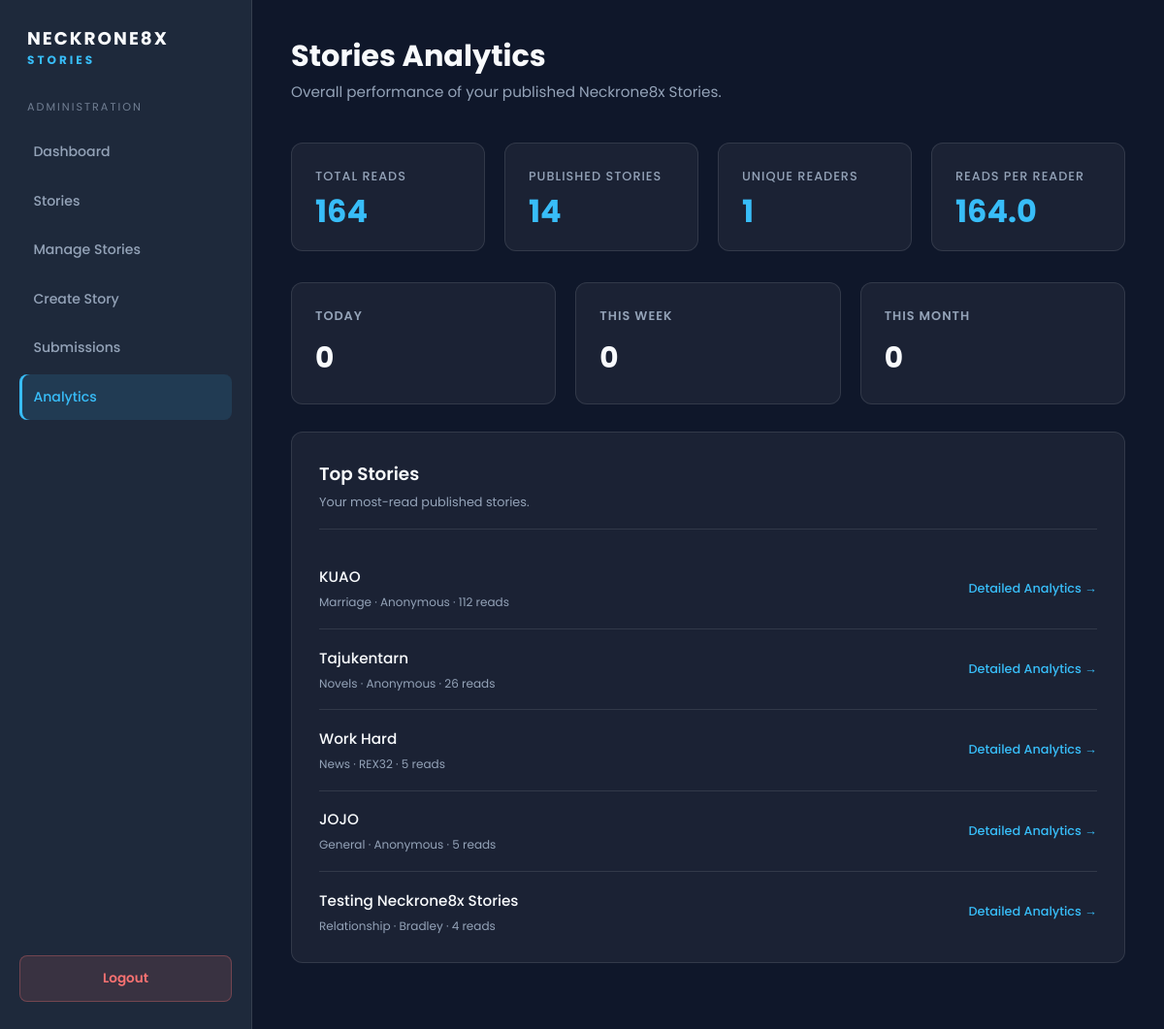
The page /admin/analytics (signed in) on the database its author committed.
### app.py (models this page shows)
class Story(db.Model):
    __tablename__ = "stories"
    id = db.Column(db.Integer, primary_key=True)
    title = db.Column(db.String(200), nullable=False)
    slug = db.Column(db.String(220), unique=True, nullable=False)
    category = db.Column(db.String(100), nullable=False, default="General")
    content = db.Column(db.Text, nullable=False)
    author = db.Column(db.String(100), nullable=False, default="Anonymous")
    cover_image = db.Column(db.String(500), nullable=True)
    published = db.Column(db.Boolean, default=False)
    read_count = db.Column(db.Integer, default=0)
    created_at = db.Column(db.DateTime, default=datetime.utcnow)
    updated_at = db.Column(db.DateTime, default=datetime.utcnow, onupdate=datetime.utcnow)
    reads = db.relationship("StoryRead", backref="story", cascade="all, delete-orphan")
    reactions = db.relationship("Reaction", backref="story", cascade="all, delete-orphan")
    comments = db.relationship("Comment", backref="story", cascade="all, delete-orphan")

### app.py (the view)
@app.route("/admin/analytics")
def admin_analytics():
    if not session.get("admin_logged_in"):
        return redirect(url_for("login"))
    total_reads = db.session.query(
        db.func.sum(Story.read_count)
    ).filter(Story.published == True).scalar() or 0
    published_stories = Story.query.filter_by(published=True).count()
    unique_readers = db.session.query(
        db.func.count(db.func.distinct(StoryRead.ip_address))
    ).join(
        Story, StoryRead.story_id == Story.id
    ).filter(
        Story.published == True,
        StoryRead.ip_address.isnot(None)
    ).scalar() or 0
    reads_per_reader = (
        round(total_reads / unique_readers, 1) if unique_readers else 0
    )
    now = datetime.utcnow()
    today_start = datetime(now.year, now.month, now.day)
    week_start = today_start - timedelta(days=now.weekday())
    month_start = datetime(now.year, now.month, 1)
    today_reads = db.session.query(StoryRead.id).join(
        Story, StoryRead.story_id == Story.id
    ).filter(
        Story.published == True,
        StoryRead.read_at >= today_start
    ).count()
    week_reads = db.session.query(StoryRead.id).join(
        Story, StoryRead.story_id == Story.id
    ).filter(
        Story.published == True,
        StoryRead.read_at >= week_start
    ).count()
    month_reads = db.session.query(StoryRead.id).join(
        Story, StoryRead.story_id == Story.id
    ).filter(
        Story.published == True,
        StoryRead.read_at >= month_start
    ).count()
    top_stories = Story.query.filter_by(published=True).order_by(
        Story.read_count.desc()
    ).limit(5).all()
    daily_rows = db.session.query(
        db.func.date(StoryRead.read_at).label("read_day"),
        db.func.count(StoryRead.id).label("read_total")
    ).join(
        Story, StoryRead.story_id == Story.id
    ).filter(
        Story.published == True,
        StoryRead.read_at.isnot(None)
    ).group_by(
        db.func.date(StoryRead.read_at)
    ).order_by(
        db.func.date(StoryRead.read_at).asc()
    ).all()
    daily_reads = [
        {"date": str(row.read_day), "reads": row.read_total}
        for row in daily_rows
    ]
    return render_template(
        "admin/admin_analytics.html",
        total_reads=total_reads,
        total_stories=published_stories,
        unique_readers=unique_readers,
        reads_per_reader=reads_per_reader,
        today_reads=today_reads,
        week_reads=week_reads,
        month_reads=month_reads,
        top_stories=top_stories,
        daily_reads=daily_reads
    )

### app.py (called while the page is built)
@app.context_processor
def inject_template_globals():
    return {"current_year": datetime.utcnow().year}

### templates/admin/admin_analytics.html (shortened to what this page needs)
<!DOCTYPE html>
<html lang="en">
<head>
    <link
        rel="stylesheet"
        href="{{ url_for('static', filename='css/admin.css') }}"
    >
</head>
<body>
    <div class="admin-shell">
        <aside class="sidebar">
            <div class="sidebar-logo">
                NECKRONE8X
                <span>STORIES</span>
            </div>
            <div class="sidebar-title">Administration</div>
            <nav class="sidebar-menu">
                <a href="{{ url_for('dashboard') }}">Dashboard</a>
                <a href="{{ url_for('stories') }}">Stories</a>
                <a href="{{ url_for('manage_stories') }}">Manage Stories</a>
                <a href="{{ url_for('create_story') }}">Create Story</a>
                <a href="{{ url_for('manage_submissions') }}">Submissions</a>
                <a href="{{ url_for('admin_analytics') }}" class="active">Analytics</a>
            </nav>
            <a href="{{ url_for('logout') }}" class="sidebar-logout">Logout</a>
        </aside>
        <main class="main">
            <div class="topbar">
                <div>
                    <h1>Stories Analytics</h1>
                    <p>Overall performance of your published Neckrone8x Stories.</p>
                </div>
            </div>
            <section class="stats">
                <div class="stat">
                    <div class="stat-label">Total Reads</div>
                    <div class="stat-value">{{ total_reads }}</div>
                </div>
                <div class="stat">
                    <div class="stat-label">Published Stories</div>
                    <div class="stat-value">{{ total_stories }}</div>
                </div>
                <div class="stat">
                    <div class="stat-label">Unique Readers</div>
                    <div class="stat-value">{{ unique_readers }}</div>
                </div>
                <div class="stat">
                    <div class="stat-label">Reads per Reader</div>
                    <div class="stat-value">{{ reads_per_reader }}</div>
                </div>
            </section>
            <section class="period-grid">
                <div class="period">
                    <div class="period-label">Today</div>
                    <div class="period-value">{{ today_reads }}</div>
                </div>
                <div class="period">
                    <div class="period-label">This Week</div>
                    <div class="period-value">{{ week_reads }}</div>
                </div>
                <div class="period">
                    <div class="period-label">This Month</div>
                    <div class="period-value">{{ month_reads }}</div>
                </div>
            </section>
            <section class="section">
                <div class="section-header">
                    <div>
                        <h2>Top Stories</h2>
                        <p>Your most-read published stories.</p>
                    </div>
                </div>
                {% if top_stories %}
                    {% for story in top_stories %}
                        <div class="story">
                            <div>
                                <div class="story-title">{{ story.title }}</div>
                                <div class="story-meta">
                                    {{ story.category }} ·
                                    {{ story.author }} ·
                                    {{ story.read_count }} reads
                                </div>
                            </div>
                            <div class="story-actions">
                                <a
                                    href="{{ url_for('story_analytics', story_id=story.id) }}"
                                    class="open-story"
                                >
                                    Detailed Analytics →
                                </a>
                            </div>
                        </div>
                    {% endfor %}
                {% else %}
                    <div class="empty-state">No published stories yet.</div>
                {% endif %}
            </section>
        </main>
    </div>
</body>
</html>

### rows shown on the page
Story: title "KUAO", category "Marriage", author "Anonymous", read_count "112"
Story: title "Tajukentarn", category "Novels", author "Anonymous", read_count "26"
Story: title "Work Hard", category "News", author "REX32", read_count "5"
Story: title "JOJO", category "General", author "Anonymous", read_count "5"
Story: title "Testing Neckrone8x Stories", category "Relationship", author "Bradley", read_count "4"

### other values the page prints
{{ total_reads }} "164"
{{ total_stories }} "14"
{{ unique_readers }} "1"
{{ reads_per_reader }} "164.0"
{{ today_reads }} "0"
{{ week_reads }} "0"
{{ month_reads }} "0"
